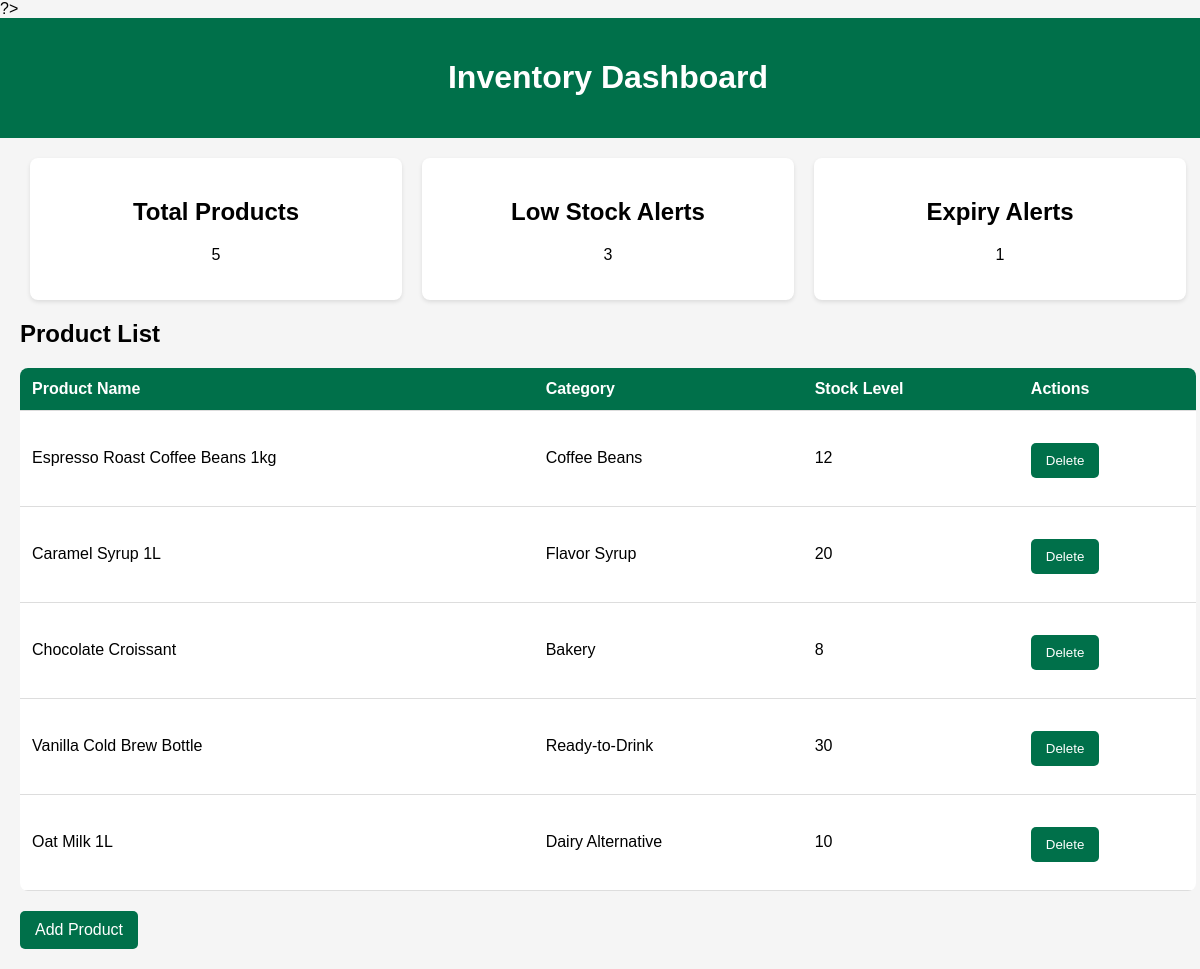
Page /dashboard.php on the committed database.
### tables this page shows
CREATE TABLE `products` (
  `id` int(11) NOT NULL,
  `name` varchar(100) NOT NULL,
  `category` varchar(50) DEFAULT NULL,
  `price` decimal(10,2) NOT NULL,
  `stock` int(11) NOT NULL DEFAULT 0,
  `expiry_date` date DEFAULT NULL,
  `created_at` timestamp NOT NULL DEFAULT current_timestamp()
);

### dashboard.php (the view, shortened to what this page needs)
<?php
include_once('conn.php');
$result = $conn->query("SELECT COUNT(*) AS total FROM products");
$totalProducts = $result->fetch_assoc()['total'];
$result = $conn->query("SELECT COUNT(*) AS low_stock FROM products WHERE stock < 15");
$lowStockAlerts = $result->fetch_assoc()['low_stock'];
$result = $conn->query("SELECT count(*) FROM products WHERE expiry_date <= CURDATE() OR expiry_date <= DATE_ADD(CURDATE(), INTERVAL 7 DAY)");
$nearlyexpire = $result->fetch_assoc()['count(*)'];
$query = "SELECT * FROM products";
$result = $conn->query($query);
$products = $result->fetch_all(MYSQLI_ASSOC);
?>
<!DOCTYPE html>
<html lang="en">
<head>
</head>
<body>
<div class="header">
    <h1>Inventory Dashboard</h1>
</div>
<div class="container">
    <div class="metrics">
        <div class="metric">
            <h2>Total Products</h2>
            <p><?php echo $totalProducts; ?></p>
        </div>
        <div class="metric">
            <h2>Low Stock Alerts</h2>
            <p><?php echo $lowStockAlerts; ?></p>
        </div>
        <div class="metric">
            <h2>Expiry Alerts</h2>
            <p><?php echo $nearlyexpire; ?></p>
        </div>
    </div>
    <h2>Product List</h2>
    <table>
    <thead>
        <tr>
            <th>Product Name</th>
            <th>Category</th>
            <th>Stock Level</th>
            <th>Actions</th>
        </tr>
    </thead>
    <tbody>
        <?php foreach ($products as $product): ?>
        <tr>
            <td><?php echo htmlspecialchars($product['name']); ?></td>
            <td><?php echo htmlspecialchars($product['category']); ?></td>
            <td><?php echo htmlspecialchars($product['stock']); ?></td>
            <td>
                <form method="post">
                    <button type="submit" class="button" name="del">Delete</button>
                </form>
            </td>
        </tr>
        <?php endforeach; ?>
    </tbody>
</table>
    <a href="add.php" class="button">Add Product</a>
</div>
</body>
</html>

### dashboard.php (style rules this page uses)
body { font-family: Arial, sans-serif; margin: 0; padding: 0; background-color: #f5f5f5; overflow-x:hidden; width:98%; }
.header { background-color: #00704A; color: white; padding: 20px; text-align: center; width:100%; }
.container { padding: 20px; margin: auto; width: 100%; }
.metrics { display: flex; justify-content: space-around; margin-bottom: 20px; }
.metric { background: #fff; padding: 20px; border-radius: 8px; box-shadow: 0 2px 4px rgba(0, 0, 0, 0.1); flex: 1; margin: 0 10px; text-align: center; }
table { width: 100%; border-collapse: collapse; margin-top: 20px; background-color: #fff; border-radius: 8px; overflow: hidden; }
th, td { padding: 12px; text-align: left; border-bottom: 1px solid #ddd; }
th { background-color: #00704A; color: white; }
.button { background-color: #00704A; color: white; padding: 10px 15px; border: none; border-radius: 5px; cursor: pointer; margin-top: 20px; text-decoration: none; display: inline-block; }

### rows in the picture
products: name "Espresso Roast Coffee Beans 1kg", category "Coffee Beans", stock "12"
products: name "Caramel Syrup 1L", category "Flavor Syrup", stock "20"
products: name "Chocolate Croissant", category "Bakery", stock "8"
products: name "Vanilla Cold Brew Bottle", category "Ready-to-Drink", stock "30"
products: name "Oat Milk 1L", category "Dairy Alternative", stock "10"

### other values in the picture
$totalProducts "5"
$lowStockAlerts "3"
$nearlyexpire "1"
